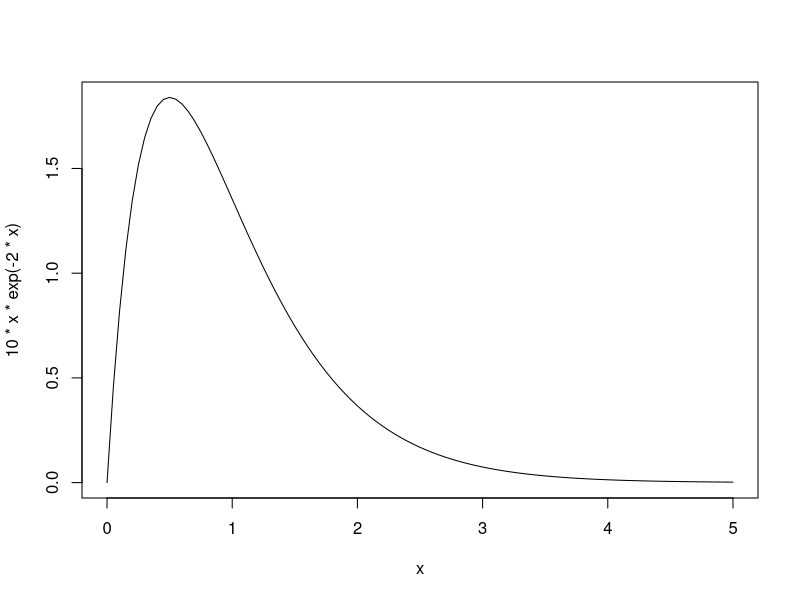
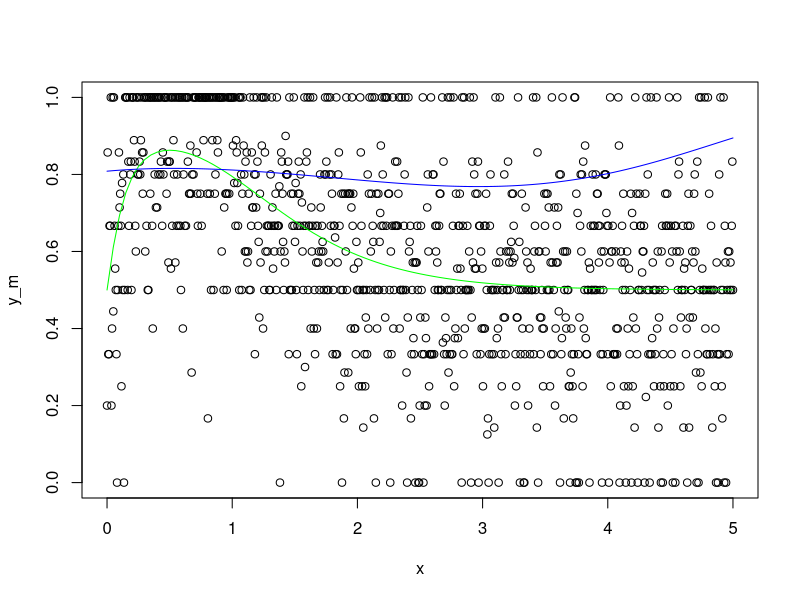

Generate these figures, in order, with R: (Note: this script raises an error after producing the figures.)
curve(10*x*exp(-2*x),from=0,to=5)

x=seq(from=0,to=5,length=1000)

sets=rpois(1000,lambda=4)+1

y=rbinom(1000,prob=plogis(10*x*exp(-2*x)),size=sets)

y_m<-y/sets

plot(y_m~x)

sum(dbinom(y,prob=plogis(10*x*exp(-2*x)),size=sets),log=T)

sum(dbinom(y,prob=plogis(-50*x*exp(50*x)),size=sets),log=T)

recs<-cbind(y,sets-y)
# 
# (Intercept)           x      I(x^2)      I(x^3) 
# 1.38406170 -0.01199389 -0.28138336  0.04728792

curve(plogis(10*x*exp(-2*x)),col="green",add=T)
curve(plogis(1.44+0.19*x+-0.21*x^2+0.04*x^3),add=T,col="blue")

mosquito_data<-data.frame("Emergent_adults"=y,Egg_Count=sets,Detritus=round(x,2))

save(mosquito_data,file="mosquito_data.csv")

m1<-glm(response~predictor,family=binomial)
